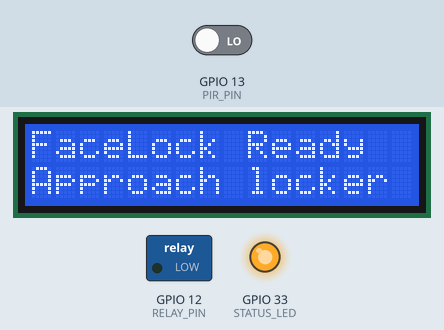
Bench run of a sketch on a simulated ESP32. Shown: 16×2 character LCD, switched loads named in the sketch (green lamp = pin HIGH), output pins drawn as LEDs (lit = HIGH). The test bench sets the inputs (shaded band); at power-on: GPIO 13 (PIR_PIN) LOW. WiFi joins after 1.5 s; servers stay silent unless stated; uploads are accepted with an empty reply; the camera gives no picture; what the sketch prints to the serial monitor is not drawn.

Above: at 3.2 s.
3.3 s: GPIO 13 (PIR_PIN) driven HIGH
At 4.21 s:
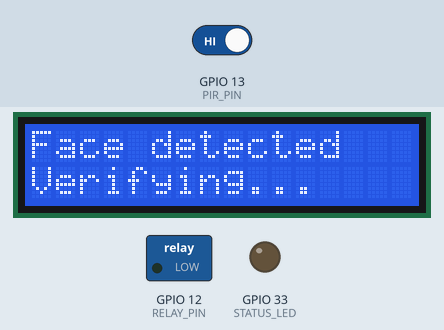
At 5.2 s:
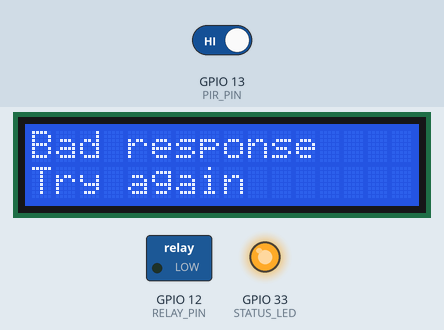
6.3 s: GPIO 13 (PIR_PIN) driven LOW
At 7.3 s:
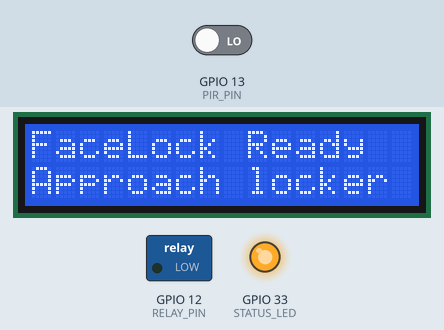
Timing chart, 0 to 9.3 s (numbered marks = the images above; inputs shaded):
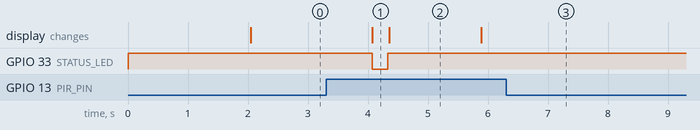

Measured:
- after the input at 3.3 s, GPIO 33 (STATUS_LED): HIGH → LOW after 0.77 s, → HIGH 0.26 s later; the display: changes after 0.77 s (image 1)
- after the input at 6.3 s, GPIO 33 (STATUS_LED): stops changing and stays HIGH
- what the display in image 2 shows lasts 1.5 s, from 4.4 s to 5.9 s

The sketch:

FaceLock_ESP32CAM.ino
```cpp
/*
 * FaceLock - ESP32-CAM Firmware
 * IT-ELDRIOD1 | Facial Recognition Locker System
 *
 * Responsibilities:
 *   1. Detect a person approaching (PIR) and capture a face image.
 *   2. POST the image to the recognition backend (Cloud Function / Flask API).
 *   3. On a match, pulse the relay to open the solenoid lock.
 *   4. Report the attempt result so the backend writes the access log.
 *   5. Poll Firebase for admin-initiated remote unlock requests.
 *
 * Board: "AI Thinker ESP32-CAM"
 * Partition scheme: Huge APP (3MB No OTA)
 */

#include "esp_camera.h"
#include <WiFi.h>
#include <HTTPClient.h>
#include <ArduinoJson.h>
#include <Wire.h>
#include <LiquidCrystal_I2C.h>

// Wi-Fi credentials and the device key live in secrets.h, which is gitignored.
// Copy secrets.example.h to secrets.h in this folder and fill it in.
#include "secrets.h"

// ----------------------- CONFIGURATION -----------------------
const char* WIFI_SSID     = SECRET_WIFI_SSID;
const char* WIFI_PASSWORD = SECRET_WIFI_PASSWORD;

// Recognition backend endpoint (see /firebase/functions)
const char* RECOGNIZE_URL = "https://YOUR-REGION-YOUR-PROJECT.cloudfunctions.net/recognizeFace";
// Firestore REST endpoint used only to poll the remote-unlock flag
const char* LOCKER_DOC_URL =
  "https://firestore.googleapis.com/v1/projects/YOUR-PROJECT/databases/(default)/documents/lockers/LKR-01";

const char* LOCKER_ID  = "LKR-01";
const char* DEVICE_KEY = SECRET_DEVICE_KEY;

// ----------------------- PIN MAP (AI Thinker) -----------------------
#define PWDN_GPIO_NUM     32
#define RESET_GPIO_NUM    -1
#define XCLK_GPIO_NUM      0
#define SIOD_GPIO_NUM     26
#define SIOC_GPIO_NUM     27
#define Y9_GPIO_NUM       35
#define Y8_GPIO_NUM       34
#define Y7_GPIO_NUM       39
#define Y6_GPIO_NUM       36
#define Y5_GPIO_NUM       21
#define Y4_GPIO_NUM       19
#define Y3_GPIO_NUM       18
#define Y2_GPIO_NUM        5
#define VSYNC_GPIO_NUM    25
#define HREF_GPIO_NUM     23
#define PCLK_GPIO_NUM     22

// Peripherals
#define RELAY_PIN         12   // Drives the 5V relay -> 12V solenoid lock
#define PIR_PIN           13   // Motion sensor: wakes the capture routine
#define STATUS_LED        33   // Onboard red LED (active LOW)

const unsigned long UNLOCK_MS       = 3000;   // How long the lock stays open
const unsigned long COOLDOWN_MS     = 4000;   // Debounce between attempts
const unsigned long POLL_INTERVAL   = 5000;   // Remote-unlock poll cadence

LiquidCrystal_I2C lcd(0x27, 16, 2);
unsigned long lastAttempt = 0;
unsigned long lastPoll    = 0;

// ----------------------- SETUP -----------------------
void setup() {
  Serial.begin(115200);
  Serial.setDebugOutput(false);

  pinMode(RELAY_PIN, OUTPUT);
  digitalWrite(RELAY_PIN, LOW);       // Fail-secure: locked by default
  pinMode(PIR_PIN, INPUT);
  pinMode(STATUS_LED, OUTPUT);
  digitalWrite(STATUS_LED, HIGH);

  Wire.begin(14, 15);                 // SDA, SCL for the I2C LCD
  lcd.init();
  lcd.backlight();
  showMessage("FaceLock", "Starting...");

  if (!initCamera()) {
    showMessage("Camera FAIL", "Check wiring");
    while (true) delay(1000);
  }

  connectWiFi();
  showMessage("FaceLock Ready", "Approach locker");
}

// ----------------------- MAIN LOOP -----------------------
void loop() {
  // 1) Motion-triggered recognition
  if (digitalRead(PIR_PIN) == HIGH && millis() - lastAttempt > COOLDOWN_MS) {
    lastAttempt = millis();
    handleRecognition();
  }

  // 2) Admin remote unlock, polled from Firestore
  if (millis() - lastPoll > POLL_INTERVAL) {
    lastPoll = millis();
    checkRemoteUnlock();
  }

  delay(100);
}

// ----------------------- CAMERA -----------------------
bool initCamera() {
  camera_config_t config;
  config.ledc_channel = LEDC_CHANNEL_0;
  config.ledc_timer   = LEDC_TIMER_0;
  config.pin_d0 = Y2_GPIO_NUM;   config.pin_d1 = Y3_GPIO_NUM;
  config.pin_d2 = Y4_GPIO_NUM;   config.pin_d3 = Y5_GPIO_NUM;
  config.pin_d4 = Y6_GPIO_NUM;   config.pin_d5 = Y7_GPIO_NUM;
  config.pin_d6 = Y8_GPIO_NUM;   config.pin_d7 = Y9_GPIO_NUM;
  config.pin_xclk = XCLK_GPIO_NUM;
  config.pin_pclk = PCLK_GPIO_NUM;
  config.pin_vsync = VSYNC_GPIO_NUM;
  config.pin_href = HREF_GPIO_NUM;
  config.pin_sccb_sda = SIOD_GPIO_NUM;
  config.pin_sccb_scl = SIOC_GPIO_NUM;
  config.pin_pwdn = PWDN_GPIO_NUM;
  config.pin_reset = RESET_GPIO_NUM;
  config.xclk_freq_hz = 20000000;
  config.pixel_format = PIXFORMAT_JPEG;

  // PSRAM gives us a larger frame and a second buffer for smoother capture.
  if (psramFound()) {
    config.frame_size = FRAMESIZE_VGA;   // 640x480 is enough for face matching
    config.jpeg_quality = 12;
    config.fb_count = 2;
  } else {
    config.frame_size = FRAMESIZE_QVGA;
    config.jpeg_quality = 15;
    config.fb_count = 1;
  }

  esp_err_t err = esp_camera_init(&config);
  if (err != ESP_OK) {
    Serial.printf("Camera init failed: 0x%x\n", err);
    return false;
  }
  return true;
}

// ----------------------- WIFI -----------------------
void connectWiFi() {
  showMessage("Connecting to", "WiFi...");
  WiFi.begin(WIFI_SSID, WIFI_PASSWORD);

  unsigned long start = millis();
  while (WiFi.status() != WL_CONNECTED && millis() - start < 20000) {
    delay(400);
    Serial.print(".");
  }

  if (WiFi.status() == WL_CONNECTED) {
    Serial.println("\nWiFi connected: " + WiFi.localIP().toString());
  } else {
    showMessage("WiFi FAILED", "Retrying...");
    delay(2000);
    ESP.restart();
  }
}

// ----------------------- RECOGNITION -----------------------
void handleRecognition() {
  showMessage("Face detected", "Verifying...");
  digitalWrite(STATUS_LED, LOW);

  camera_fb_t* fb = esp_camera_fb_get();
  if (!fb) {
    showMessage("Capture failed", "Try again");
    digitalWrite(STATUS_LED, HIGH);
    return;
  }

  if (WiFi.status() != WL_CONNECTED) connectWiFi();

  HTTPClient http;
  http.begin(RECOGNIZE_URL);
  http.addHeader("Content-Type", "image/jpeg");
  http.addHeader("X-Locker-Id", LOCKER_ID);
  http.addHeader("X-Device-Key", DEVICE_KEY);   // Backend rejects unknown devices
  http.setTimeout(15000);

  int status = http.POST(fb->buf, fb->len);
  String payload = (status > 0) ? http.getString() : "";
  http.end();
  esp_camera_fb_return(fb);
  digitalWrite(STATUS_LED, HIGH);

  if (status != 200) {
    Serial.printf("Recognition HTTP error: %d\n", status);
    showMessage("Server error", "Try again");
    delay(1500);
    showMessage("FaceLock Ready", "Approach locker");
    return;
  }

  // Expected response: {"granted":true,"name":"Juan Dela Cruz","confidence":0.94}
  StaticJsonDocument<256> doc;
  if (deserializeJson(doc, payload)) {
    showMessage("Bad response", "Try again");
    delay(1500);
    showMessage("FaceLock Ready", "Approach locker");
    return;
  }

  bool granted = doc["granted"] | false;
  const char* name = doc["name"] | "Unknown";

  if (granted) {
    showMessage("Welcome", String(name).substring(0, 16));
    openLock();
  } else {
    // The backend has already logged this as a denied attempt and
    // notified the admin, so the device only needs to inform the user.
    showMessage("Access denied", "Not recognized");
    delay(2500);
  }
  showMessage("FaceLock Ready", "Approach locker");
}

// ----------------------- REMOTE UNLOCK -----------------------
void checkRemoteUnlock() {
  if (WiFi.status() != WL_CONNECTED) return;

  HTTPClient http;
  http.begin(LOCKER_DOC_URL);
  http.addHeader("X-Device-Key", DEVICE_KEY);
  int status = http.GET();

  if (status == 200) {
    String body = http.getString();
    // Minimal check: Firestore REST wraps booleans as "booleanValue": true
    if (body.indexOf("\"unlockRequested\"") >= 0 &&
        body.indexOf("\"booleanValue\": true") >= 0) {
      showMessage("Remote unlock", "By administrator");
      openLock();
      clearUnlockFlag();
      showMessage("FaceLock Ready", "Approach locker");
    }
  }
  http.end();
}

void clearUnlockFlag() {
  HTTPClient http;
  String url = String(LOCKER_DOC_URL) + "?updateMask.fieldPaths=unlockRequested";
  http.begin(url);
  http.addHeader("Content-Type", "application/json");
  http.addHeader("X-Device-Key", DEVICE_KEY);
  http.PATCH("{\"fields\":{\"unlockRequested\":{\"booleanValue\":false}}}");
  http.end();
}

// ----------------------- LOCK CONTROL -----------------------
void openLock() {
  digitalWrite(RELAY_PIN, HIGH);
  delay(UNLOCK_MS);
  digitalWrite(RELAY_PIN, LOW);   // Always re-secure, even on error paths
}

// ----------------------- LCD -----------------------
void showMessage(const String& line1, const String& line2) {
  lcd.clear();
  lcd.setCursor(0, 0);
  lcd.print(line1);
  lcd.setCursor(0, 1);
  lcd.print(line2);
  Serial.println(line1 + " | " + line2);
}
```

secrets.example.h
```cpp
// Copy this file to secrets.h in the same folder and fill in real values.
// secrets.h is gitignored - never commit it.
#pragma once

#define SECRET_WIFI_SSID     "YOUR_WIFI_SSID"
#define SECRET_WIFI_PASSWORD "YOUR_WIFI_PASSWORD"
#define SECRET_DEVICE_KEY "YOUR_DEVICE_SHARED_SECRET"
```
